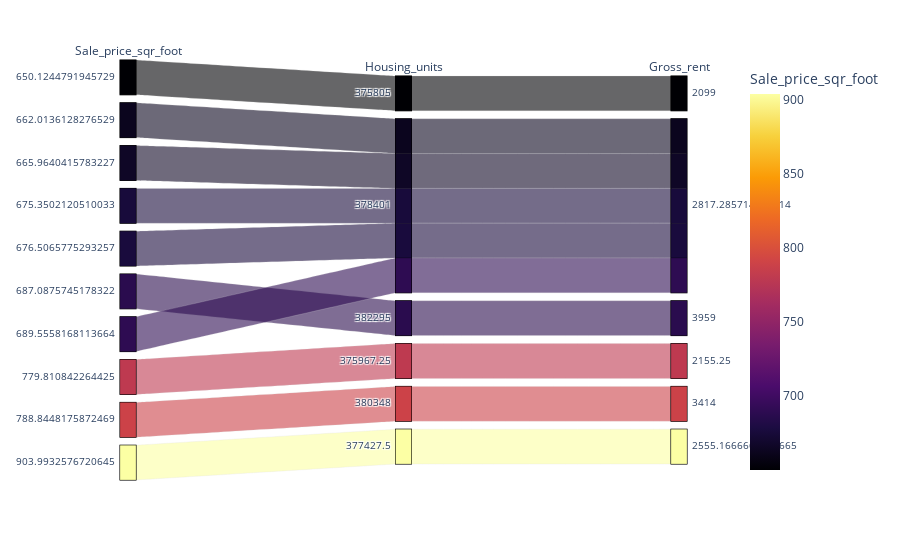

Notebook cell for this chart:
### Markdown cell above
### Create a parallel coordinates plot and parallel categories plot of most expensive neighborhoods in San Francisco per year

### Code cell
px.parallel_categories(
    sfo_data.tail(10),
    dimensions=["sale_price_sqr_foot", "housing_units", "gross_rent"],
    color="sale_price_sqr_foot",
    color_continuous_scale=px.colors.sequential.Inferno,
    labels={
        "sale_price_sqr_foot": "Sale_price_sqr_foot",
        "housing_units": "Housing_units",
        "gross_rent": "Gross_rent",
    },
)

### Figure 1 — Plotly figure (JSON) as saved in the notebook; plotly's stock layout.template omitted (floating-point values rounded to 4 significant figures)
{"data": [{"dimensions": [{"label": "Sale_price_sqr_foot", "values": [650.1, 662.0, 666.0, 675.4, 676.5, 687.1, 689.6, 779.8, 788.8, 904.0]}, {"label": "Housing_units", "values": [375805, 378401, 378401, 378401, 378401, 382295, 378401, 376000.0, 380348, 377400.0]}, {"label": "Gross_rent", "values": [2099, 2817.0, 2817.0, 2817.0, 2817.0, 3959, 2817.0, 2155.0, 3414, 2555.0]}], "domain": {"x": [0, 1], "y": [0, 1]}, "line": {"color": [650.1, 662.0, 666.0, 675.4, 676.5, 687.1, 689.6, 779.8, 788.8, 904.0], "coloraxis": "coloraxis"}, "name": "", "type": "parcats"}], "layout": {"autosize": true, "coloraxis": {"colorbar": {"title": {"text": "Sale_price_sqr_foot"}}, "colorscale": [[0, "#000004"], [0.1111, "#1b0c41"], [0.2222, "#4a0c6b"], [0.3333, "#781c6d"], [0.4444, "#a52c60"], [0.5556, "#cf4446"], [0.6667, "#ed6925"], [0.7778, "#fb9b06"], [0.8889, "#f7d13d"], [1, "#fcffa4"]]}, "legend": {"tracegroupgap": 0}, "margin": {"t": 60}}}
